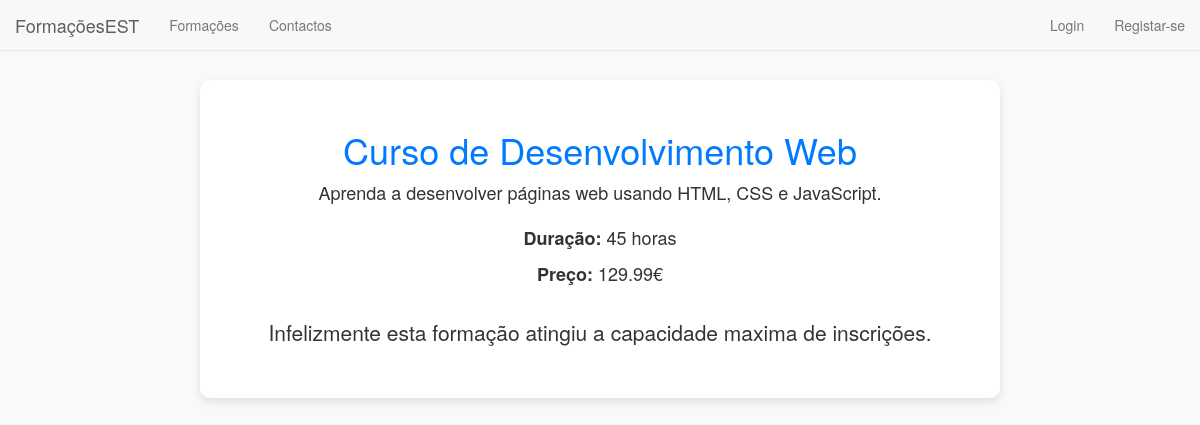
The page /paginas/curso.php?id_curso=14 on the database its author committed.
### tables this page shows
CREATE TABLE `curso` (
  `id_curso` int(11) NOT NULL,
  `descricao` varchar(100) NOT NULL,
  `duracao` int(11) NOT NULL,
  `preco` decimal(8,2) DEFAULT NULL,
  `nome` varchar(60) DEFAULT NULL,
  `idade_maxima` int(11) DEFAULT NULL,
  `id_docente` int(11) DEFAULT NULL,
  `capacidade_maxima` int(11) DEFAULT NULL
);

### paginas/curso.php (the view, shortened to what this page needs)
<?php
include 'navbar.php';
$id_curso=$_GET['id_curso'];
?>
<!DOCTYPE html>
<html lang="pt">
<head>
    <link rel="stylesheet" href="bootstrap.min.css">
</head>
<body>
    <div class="container">
        <div class="curso-info text-center">
            <?php
                $sql = "SELECT * FROM curso WHERE id_curso = $id_curso";
                $result=mysqli_query($conn,$sql);
                if($result && mysqli_num_rows($result)>0){
                    $row = mysqli_fetch_assoc($result);
                    $nome = $row['nome'];
                    $descricao = $row['descricao'];
                    $duracao = $row['duracao'];
                    $preco = $row['preco'];
                    $capacidade_maxima = $row['capacidade_maxima'];
            ?>
                <h1><?php echo $nome; ?></h1>
                <p class="lead"><?php echo $descricao; ?></p>
                <p><strong>Duração:</strong> <?php echo $duracao; ?> horas</p>
                <p><strong>Preço:</strong> <?php echo $preco; ?>€</p>
        </div>
        <div class='text-center'>
            <?php
                    if($capacidade_maxima==0){
                        echo  "<p class='lead'>Infelizmente esta formação atingiu a capacidade maxima de inscrições.</p>";
                    }
                }
            ?>
    </div>
</body>
</html>

### paginas/curso.php (style rules this page uses)
body { padding-top: 80px; background-color: #f8f9fa; }
.container { max-width: 800px; margin: auto; background-color: #fff; padding: 30px; border-radius: 10px; box-shadow: 0 4px 8px rgba(0, 0, 0, 0.1); }
.curso-info { margin-bottom: 30px; }
.curso-info h1 { color: #007bff; }
.curso-info p { font-size: 18px; }

### rows shown on the page
curso: nome "Curso de Desenvolvimento Web", descricao "Aprenda a desenvolver páginas web usando HTML, CSS e JavaScript.", duracao "45", preco "129.99"
